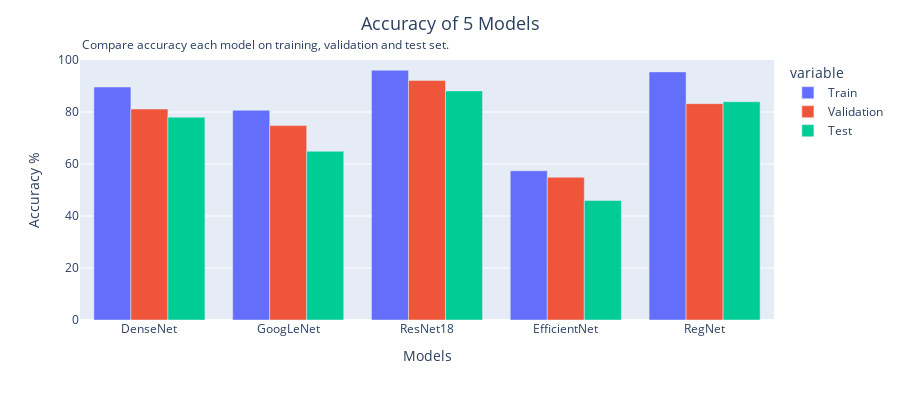

Notebook code for this chart:
### Code cell
import plotly.express as px

fig = px.bar(plot_result_df, x="index", y="value",
             color='variable', barmode='group',
             height=400)

# Update layout with title and description
fig.update_layout(
    title_text="Accuracy of 5 Models",
    title_x=0.5,  # Center the title
    title_font=dict(size=18),
    xaxis=dict(title='Models'),
    yaxis=dict(title='Accuracy %'),
    annotations=[
        dict(
            text="Compare accuracy each model on training, validation and test set.",
            showarrow=False,
            xref="paper",
            yref="paper",
            x=0,
            y=1.1,
            font=dict(size=12),
        )
    ]
)

fig.update_yaxes(range=[0, 100])

# Show the figure
fig.show()

### Figure 1 — Plotly figure (JSON) as saved in the notebook; plotly's stock layout.template omitted (floating-point values rounded to 4 significant figures)
{"data": [{"alignmentgroup": "True", "hovertemplate": "variable=Train<br>index=%{x}<br>value=%{y}<extra></extra>", "legendgroup": "Train", "marker": {"color": "#636efa", "pattern": {"shape": ""}}, "name": "Train", "offsetgroup": "Train", "orientation": "v", "showlegend": true, "textposition": "auto", "type": "bar", "x": ["DenseNet", "GoogLeNet", "ResNet18", "EfficientNet", "RegNet"], "xaxis": "x", "y": [89.6, 80.66, 96.07, 57.39, 95.43], "yaxis": "y"}, {"alignmentgroup": "True", "hovertemplate": "variable=Validation<br>index=%{x}<br>value=%{y}<extra></extra>", "legendgroup": "Validation", "marker": {"color": "#EF553B", "pattern": {"shape": ""}}, "name": "Validation", "offsetgroup": "Validation", "orientation": "v", "showlegend": true, "textposition": "auto", "type": "bar", "x": ["DenseNet", "GoogLeNet", "ResNet18", "EfficientNet", "RegNet"], "xaxis": "x", "y": [81.14, 74.76, 92.16, 54.9, 83.22], "yaxis": "y"}, {"alignmentgroup": "True", "hovertemplate": "variable=Test<br>index=%{x}<br>value=%{y}<extra></extra>", "legendgroup": "Test", "marker": {"color": "#00cc96", "pattern": {"shape": ""}}, "name": "Test", "offsetgroup": "Test", "orientation": "v", "showlegend": true, "textposition": "auto", "type": "bar", "x": ["DenseNet", "GoogLeNet", "ResNet18", "EfficientNet", "RegNet"], "xaxis": "x", "y": [78.02, 64.9, 88.12, 45.94, 83.96], "yaxis": "y"}], "layout": {"annotations": [{"font": {"size": 12}, "showarrow": false, "text": "Compare accuracy each model on training, validation and test set.", "x": 0, "xref": "paper", "y": 1.1, "yref": "paper"}], "barmode": "group", "height": 400, "legend": {"title": {"text": "variable"}, "tracegroupgap": 0}, "margin": {"t": 60}, "title": {"font": {"size": 18}, "text": "Accuracy of 5 Models", "x": 0.5}, "xaxis": {"anchor": "y", "domain": [0, 1], "title": {"text": "Models"}}, "yaxis": {"anchor": "x", "domain": [0, 1], "range": [0, 100], "title": {"text": "Accuracy %"}}}}
